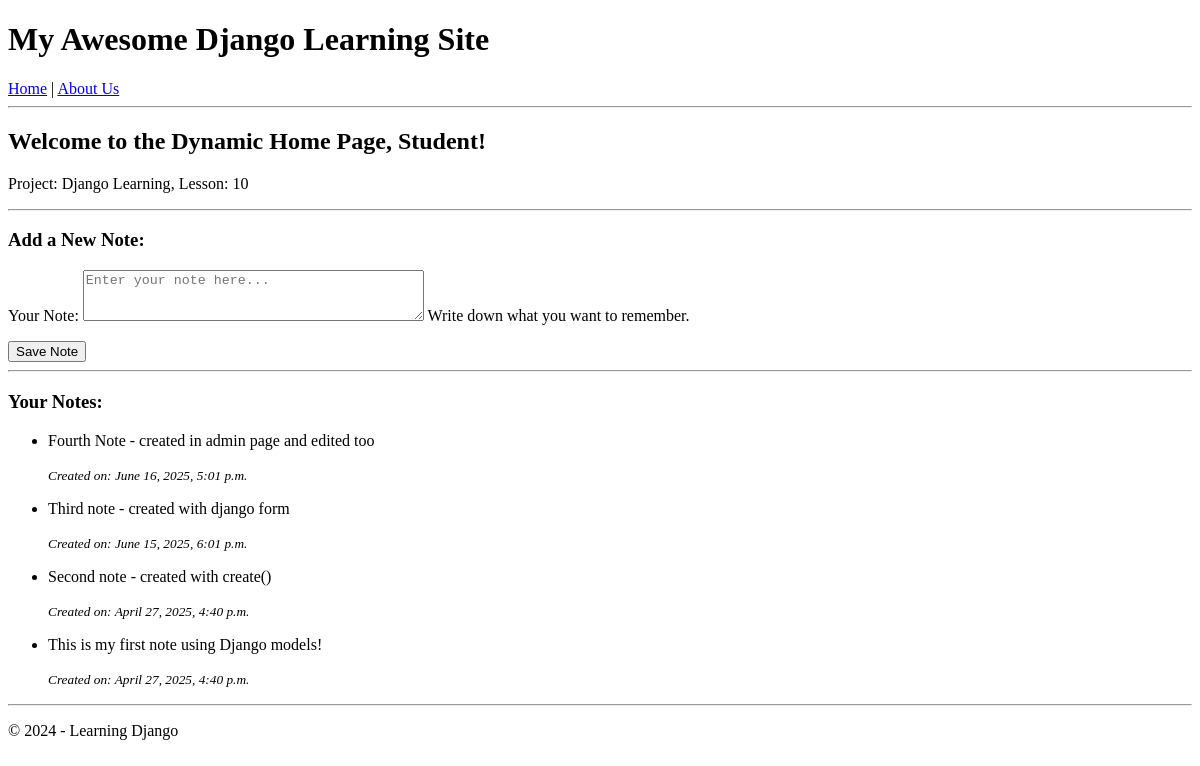
Before: / with the older database file.
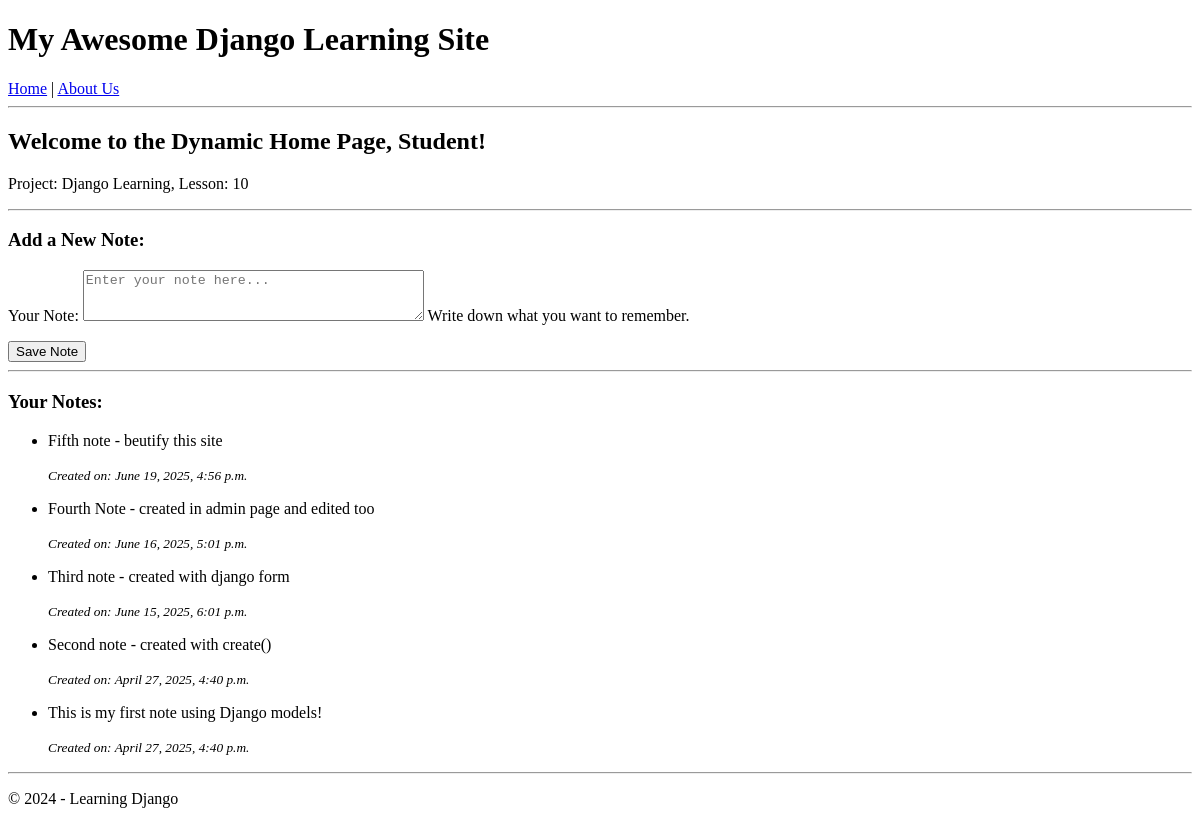
After: the same page with the newer database file.
### pages/models.py (models this page shows, shortened)
class Note(models.Model):
    text = models.TextField()
    created_at = models.DateTimeField(auto_now_add=True) # Automatically set on creation

### pages/views.py (the view)
# urls.py: path('', views.home_page_view, name='home'),
def home_page_view(request):
    template_name = "pages/home.html"
    if request.method == 'POST':
        form = NoteForm(request.POST)
        if form.is_valid():
            form.save()
            return redirect('pages:home') # Updated to use namespace
    else:
        form = NoteForm()
    all_notes = Note.objects.all().order_by('-created_at')
    current_time = datetime.datetime.now()
    user_name = "Student"
    course_list = ["Python", "HTML", "Django", "CSS"]
    logged_in = True
    info = {
        'project': 'Django Learning',
        'lesson': 10 # Updated lesson number
    }
    context = {
        'form': form,
        'notes_list': all_notes,
        'current_datetime': current_time,
        'name': user_name,
        'courses': course_list,
        'is_logged_in': logged_in,
        'info': info,
    }
    return render(request, template_name, context)

### pages/forms.py
class NoteForm(forms.ModelForm):
    class Meta:
        model = Note  # Specify which model this form is for
        fields = ['text'] # Specify which fields from the model should be in the form
        widgets = {
            'text': forms.Textarea(attrs={'rows': 3, 'placeholder': 'Enter your note here...'}),
        }
        labels = {
            'text': 'Your Note',
        }
        help_texts = {
            'text': 'Write down what you want to remember.',
        }

### pages/templates/pages/home.html (shortened to what this page needs)
{% extends "base.html" %}
{% block content %}
<h2>Welcome to the Dynamic Home Page, {{ name }}!</h2>
<p>Project: {{ info.project }}, Lesson: {{ info.lesson }}</p>
<hr>
<h3>Add a New Note:</h3>
<form method="POST" action="">
  {{ form.as_p }}
  <button type="submit">Save Note</button>
</form>
<hr>
<h3>Your Notes:</h3>
{% if notes_list %}
<ul>
  {% for note_item in notes_list %}
  <li>
    <p>{{ note_item.text }}</p>
    <small><em>Created on: {{ note_item.created_at|date:"F j, Y, P" }}</em></small>
  </li>
  {% endfor %}
</ul>
{% else %}
<p>You haven't created any notes yet!</p>
{% endif %}
{% endblock content %}

### templates/base.html (shortened to what this page needs)
<!DOCTYPE html>
<html lang="en">
<head>
</head>
<body>
    <header>
        <h1>My Awesome Django Learning Site</h1>
        <nav>
            <a href="{% url 'pages:home' %}">Home</a> |
            <a href="{% url 'pages:about' %}">About Us</a>
        </nav>
        <hr>
    </header>
    <main>
        {% block content %}{% endblock content %}
    </main>
    <footer>
        <hr>
        <p>© 2024 - Learning Django</p>
    </footer>
</body>
</html>

Changed rows visible on the page:
added Note: text "Fifth note - beutify this site", created_at "June 19, 2025, 4:56 p.m."
